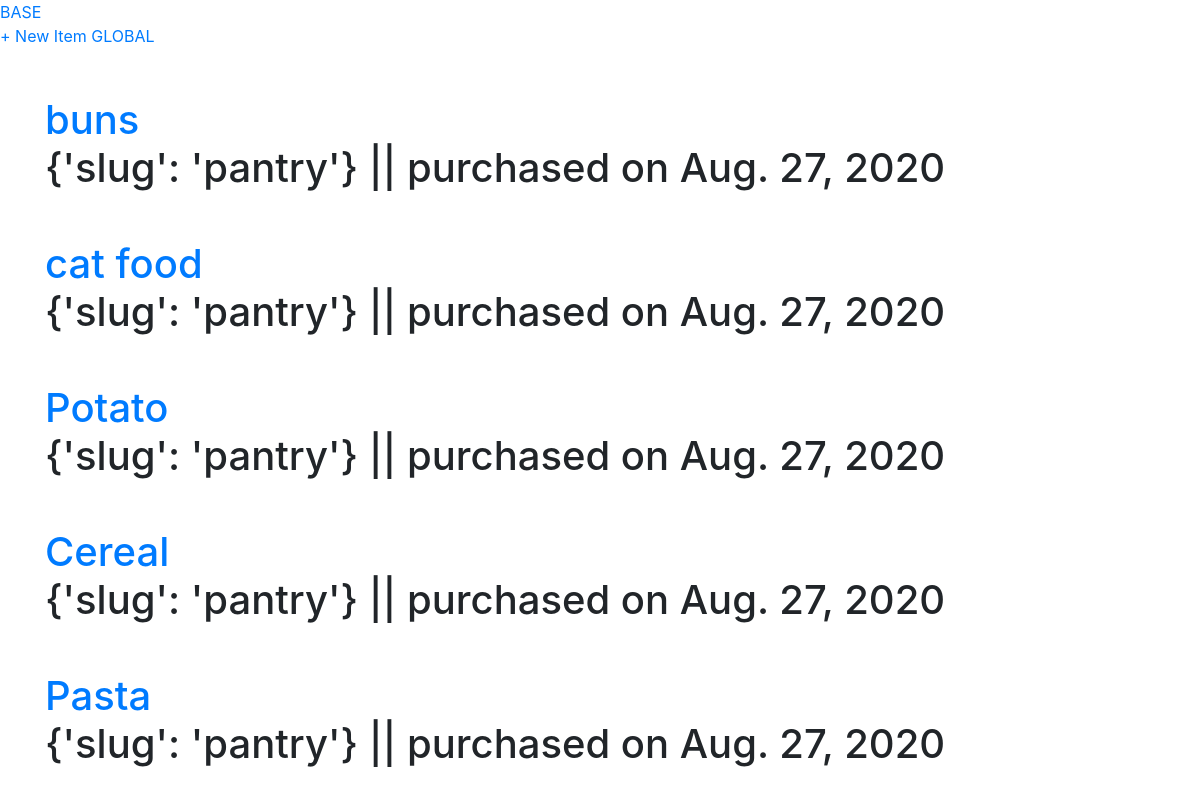
The app's page /storage/pantry/ with its own data.
### pantry/models.py (models this page shows, shortened)
class Item(models.Model):
    name = models.CharField(max_length=25)
    quantity = models.IntegerField()
    weight = models.IntegerField(blank=True, null=True, default=None)
    purchase_date = models.DateField(auto_now_add=False)
    expiry_date = models.DateField(blank=True, null=True, auto_now_add=False)
    price = models.FloatField(blank=True, null=True, default=None)
    group = models.ForeignKey(Group, on_delete=models.CASCADE)
    storage = models.ForeignKey(Storage, on_delete=models.CASCADE)
    def __str__(self):
        return self.name

### pantry/views.py (the view)
# urls.py: path('<slug:slug>/', ItemListView.as_view(), name='item_list'),
class ItemListView(ListView):
    model = Item
    template_name = 'item_list.html'
    context_object_name = 'all_item_list'

### pantry/models.py (called while the page is built)
    def slug(self):
        return slugify(self.name)

    def __str__(self):
        return self.name

### templates/item_list.html
{% extends 'base.html' %}
{% block content %}
{% for item in all_item_list reversed %}
{% if item.storage|lower == view.kwargs.slug %}
<a href="{% url 'item_detail' item.storage.slug item.pk %}">{{ item }}</a>
<br>
{{ view.kwargs }} || purchased on {{ item.purchase_date }}
<br>
<br>
{% endif %}
{% endfor %}
{% endblock content %}

### records on screen
Item: name "buns", kwargs "{'slug': 'pantry'}", purchase_date "Aug. 27, 2020"
Item: name "cat food", kwargs "{'slug': 'pantry'}", purchase_date "Aug. 27, 2020"
Item: name "Potato", kwargs "{'slug': 'pantry'}", purchase_date "Aug. 27, 2020"
Item: name "Cereal", kwargs "{'slug': 'pantry'}", purchase_date "Aug. 27, 2020"
Item: name "Pasta", kwargs "{'slug': 'pantry'}", purchase_date "Aug. 27, 2020"
